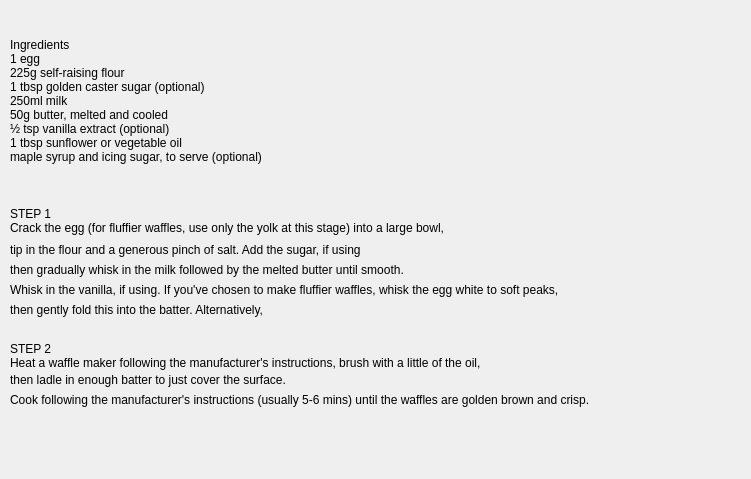
<?xml version="1.0" encoding="UTF-8"?>
<ui version="4.0">
 <class>waffles</class>
 <widget class="QDialog" name="waffles">
  <property name="geometry">
   <rect>
    <x>0</x>
    <y>0</y>
    <width>751</width>
    <height>479</height>
   </rect>
  </property>
  <property name="windowTitle">
   <string>Dialog</string>
  </property>
  <widget class="QLabel" name="label">
   <property name="geometry">
    <rect>
     <x>10</x>
     <y>-50</y>
     <width>561</width>
     <height>301</height>
    </rect>
   </property>
   <property name="text">
    <string>Ingredients
1 egg
225g self-raising flour
1 tbsp golden caster sugar (optional)
250ml milk
50g butter, melted and cooled
½ tsp vanilla extract (optional)
1 tbsp sunflower or vegetable oil
maple syrup and icing sugar, to serve (optional)</string>
   </property>
  </widget>
  <widget class="QLabel" name="label_2">
   <property name="geometry">
    <rect>
     <x>10</x>
     <y>120</y>
     <width>551</width>
     <height>201</height>
    </rect>
   </property>
   <property name="text">
    <string>STEP 1
Crack the egg (for fluffier waffles, use only the yolk at this stage) into a large bowl,</string>
   </property>
  </widget>
  <widget class="QLabel" name="label_3">
   <property name="geometry">
    <rect>
     <x>10</x>
     <y>240</y>
     <width>701</width>
     <height>20</height>
    </rect>
   </property>
   <property name="text">
    <string>tip in the flour and a generous pinch of salt. Add the sugar, if using</string>
   </property>
  </widget>
  <widget class="QLabel" name="label_4">
   <property name="geometry">
    <rect>
     <x>10</x>
     <y>260</y>
     <width>721</width>
     <height>20</height>
    </rect>
   </property>
   <property name="text">
    <string>then gradually whisk in the milk followed by the melted butter until smooth.</string>
   </property>
  </widget>
  <widget class="QLabel" name="label_5">
   <property name="geometry">
    <rect>
     <x>10</x>
     <y>280</y>
     <width>721</width>
     <height>20</height>
    </rect>
   </property>
   <property name="text">
    <string>Whisk in the vanilla, if using. If you've chosen to make fluffier waffles, whisk the egg white to soft peaks,</string>
   </property>
  </widget>
  <widget class="QLabel" name="label_6">
   <property name="geometry">
    <rect>
     <x>10</x>
     <y>300</y>
     <width>701</width>
     <height>20</height>
    </rect>
   </property>
   <property name="text">
    <string>then gently fold this into the batter. Alternatively,</string>
   </property>
  </widget>
  <widget class="QLabel" name="label_7">
   <property name="geometry">
    <rect>
     <x>10</x>
     <y>320</y>
     <width>641</width>
     <height>71</height>
    </rect>
   </property>
   <property name="text">
    <string>STEP 2
Heat a waffle maker following the manufacturer's instructions, brush with a little of the oil,</string>
   </property>
  </widget>
  <widget class="QLabel" name="label_8">
   <property name="geometry">
    <rect>
     <x>10</x>
     <y>370</y>
     <width>591</width>
     <height>20</height>
    </rect>
   </property>
   <property name="text">
    <string>then ladle in enough batter to just cover the surface.</string>
   </property>
  </widget>
  <widget class="QLabel" name="label_9">
   <property name="geometry">
    <rect>
     <x>10</x>
     <y>390</y>
     <width>731</width>
     <height>20</height>
    </rect>
   </property>
   <property name="text">
    <string>Cook following the manufacturer's instructions (usually 5-6 mins) until the waffles are golden brown and crisp.</string>
   </property>
  </widget>
  <widget class="QLabel" name="label_10">
   <property name="geometry">
    <rect>
     <x>0</x>
     <y>-1</y>
     <width>781</width>
     <height>521</height>
    </rect>
   </property>
   <property name="styleSheet">
    <string notr="true">#label_10{
border-image: url(:/QTImages/background3.jpg);
}</string>
   </property>
   <property name="text">
    <string/>
   </property>
  </widget>
  <zorder>label_10</zorder>
  <zorder>label</zorder>
  <zorder>label_2</zorder>
  <zorder>label_3</zorder>
  <zorder>label_4</zorder>
  <zorder>label_5</zorder>
  <zorder>label_6</zorder>
  <zorder>label_7</zorder>
  <zorder>label_8</zorder>
  <zorder>label_9</zorder>
 </widget>
 <resources/>
 <connections/>
</ui>
